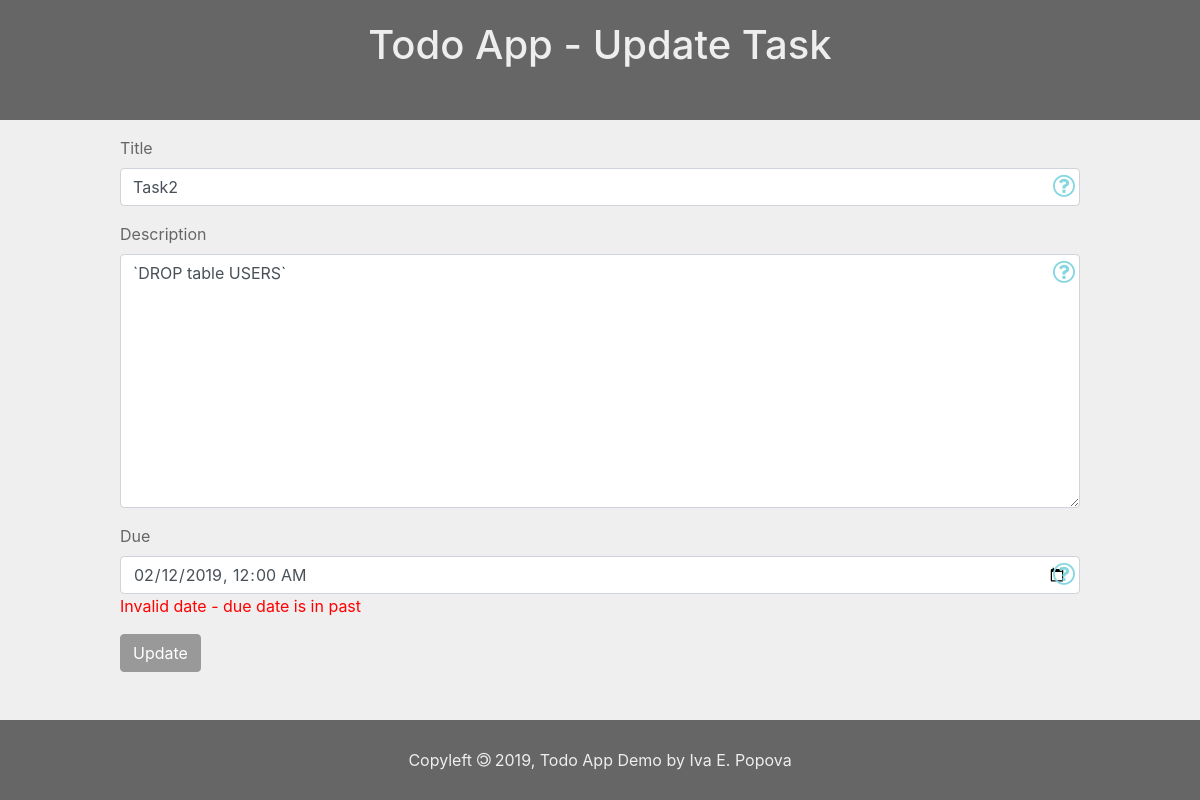
The page /todos/update/3 on the database its author committed.
### todo_app/models.py (models this page shows, shortened)
class Task(models.Model):
  id = models.AutoField(primary_key=True)
  title = models.CharField('Title', max_length=100, help_text="Task Title")
  description = models.TextField('Description', null=True, help_text="Task Description")
  due = models.DateTimeField('due', default=days_from_now_1, help_text="Task Due (default - 1 day from now)")
  created = models.DateTimeField(auto_now_add=True)
  completed = models.BooleanField(default=False)

### todo_app/views.py (the view)
# urls.py: path('update/<int:id>', views.update, name="todo_update"),
def update(request, id,  **kwargs):
  task = Task.objects.get(id=id)
  if request.method == "POST":
    form = CreateUpdateTaskForm(request.POST)
    if form.is_valid():
      title = form.cleaned_data['title']
      description = form.cleaned_data['description']
      due = form.cleaned_data['due']
      Task.objects.filter(id=id).update( title = title, description = description, due = due)
      return redirect('todo_index')
  else:
    form = CreateUpdateTaskForm(model_to_dict(task))
  template_file = 'todo_app/update.html'
  context = {
      'task': task,
      'form': form,
      'app_name': app_name,
      'page_name': 'Update Task'
  }
  return render(request, template_file, context)

### todo_app/forms.py (called while the page is built)
def days_from_now_1():
  return timezone.now() + timezone.timedelta(days=1)

  def clean_title(self):
    title = self.cleaned_data.get('title', None)
    if len(title) < 3:
      raise forms.ValidationError("title must be 3 or more symbols")
    if (not re.match( r'^[A-z]', title)):
      raise forms.ValidationError("title must start with letter")
    return title

  def clean_due(self):
    data = self.cleaned_data.get('due')
    now = make_aware(datetime.datetime.now())
    if data < now:
      raise forms.ValidationError('Invalid date - due date is in past')
    return data

### todo_app/templates/todo_app/update.html (shortened to what this page needs)
{% extends "todo_app/base.html" %}
{% load static %}
{% block content_head %}
  <link rel="stylesheet" type="text/css" href="{% static 'todo_app/todo_form.css' %}">
{% endblock content_head %}
{% block content %}
  <main>
    <form action="{% url 'todo_update' task.id %}" method="POST">
      {% for field in form %}
        <div class="form-group">
          <label>{{ field.label }}</label>
          {{ field }}
          <i class="fa fa-question-circle-o help_text" title="{{field.help_text}}"></i>
          {% for item in field.errors  %}
          <div style="color:#F00">{{item}}</div>
          {% endfor %}
        </div>
      {% endfor %}
      <button type="submit" class="btn btn-primary">Update</button>
    </form>
  </main>
{% endblock content %}

### todo_app/static/todo_app/base.css (style rules this page uses)
html,body, header, footer, main, h1,h2,h3,p { margin:0; padding: 0; box-sizing: border-box; }
body { margin:0; background: #efefef; }
main { width: 80%; min-height: 75vh; margin:0 auto; padding: 1em 0; box-sizing: border-box; color: #666; }

### todo_app/static/todo_app/todo_form.css (style rules this page uses)
.btn-primary { background-color: #999; border-color: #999; }
.form-group { position: relative; }
.form-group .help_text { position: absolute; top: 1.5em; right: 5px; font-size: 1.6em; color: #86D7DF }

### rows shown on the page
Task: form "Task2" "`DROP table USERS`" "02/12/2019 00:00"

### other values the page prints
{{ app_name }} "Todo App"
{{ page_name }} "Update Task"
{{ field.label }} "Title" "Description" "Due"
{{ item }} "Invalid date - due date is in past"
